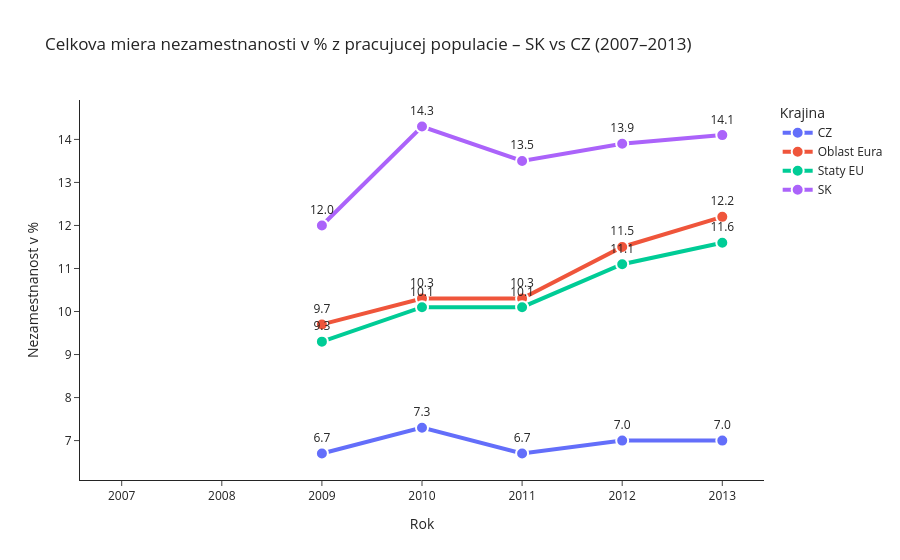

The code cell stored with this chart in its notebook:
### Code cell
###Celkova miera nezamestnanosti 
nezamestnanost_celk = eurostat.get_data_df('une_rt_a')
nezamestnanost_celk = nezamestnanost_celk[(nezamestnanost_celk['geo\\TIME_PERIOD'].isin(['SK', 'CZ','EU27_2020','EA20']) & (nezamestnanost_celk['sex'] == 'T') & (nezamestnanost_celk['unit'] == 'PC_ACT') & (nezamestnanost_celk['age'] == 'Y15-74'))]
nezamestnanost_celk = nezamestnanost_celk[['unit','age','sex', 'geo\\TIME_PERIOD','2007','2008','2009','2010','2011','2012','2013']]
nezamestnanost_celk['geo\\TIME_PERIOD'] = nezamestnanost_celk['geo\\TIME_PERIOD'].replace({ 'EA20': 'Oblast Eura','EU27_2020': 'Staty EU'})

nezamestnanost_celk = nezamestnanost_celk.rename(columns={'geo\\TIME_PERIOD': 'Krajina', 'unit' : 'Jednotka', 'age' : 'Vekova skupina', 'sex' : 'Pohlavie'})
nezamestnanost_celk['Jednotka'] = nezamestnanost_celk['Jednotka'].replace({'PC_ACT': '% z pracujucej populacie'})
nezamestnanost_celk['Pohlavie'] = nezamestnanost_celk['Pohlavie'].replace({'T': 'Vsetky pohlavia'})
nezamestnanost_celk['Vekova skupina'] = nezamestnanost_celk['Vekova skupina'].replace({'Y15-74': '15-74 Rokov'})

display(nezamestnanost_celk.tail(100))

nezamest_total = nezamestnanost_celk.melt(
    id_vars=['Krajina'],
    value_vars=['2007','2008','2009','2010','2011','2012','2013'],
    var_name='Year',
    value_name='Nezamestnanost_celkova')

fig = px.line(
    nezamest_total,
    x='Year',
    y='Nezamestnanost_celkova',
    color='Krajina',
    markers=True,
    text='Nezamestnanost_celkova',
    title='Celkova miera nezamestnanosti v % z pracujucej populacie – SK vs CZ (2007–2013)',
    labels={'Nezamestnanost_celkova': 'Nezamestnanost v %', 'Year': 'Rok'}
)

fig.for_each_trace(lambda t: t.update(
    mode='lines+markers+text',
    line=dict(width=4),
    marker=dict(size=12, line=dict(width=2, color='white')),
    textposition='top center',
    texttemplate='%{text:.1f}'  # 1 decimal
))

fig.update_layout(template='simple_white', hovermode=False)
fig.show()

file_name = f'./Nezamestnanost/nezamestnanost_celk_{today}.csv'
nezamestnanost_celk.to_csv(os.getcwd() + r'.\Nezamestnanost\nezamestnanost_celk_{}.csv'.format(today),index=True, header=True, encoding="utf-8-sig")

### Figure 1 — Plotly figure (JSON) as saved in the notebook; plotly's stock layout.template omitted (floating-point values rounded to 4 significant figures)
{"data": [{"hovertemplate": "Krajina=CZ<br>Rok=%{x}<br>Nezamestnanost v %=%{text}<extra></extra>", "legendgroup": "CZ", "line": {"color": "#636efa", "dash": "solid", "width": 4}, "marker": {"line": {"color": "white", "width": 2}, "size": 12, "symbol": "circle"}, "mode": "lines+markers+text", "name": "CZ", "orientation": "v", "showlegend": true, "text": [NaN, NaN, 6.7, 7.3, 6.7, 7.0, 7.0], "textposition": "top center", "texttemplate": "%{text:.1f}", "type": "scatter", "x": ["2007", "2008", "2009", "2010", "2011", "2012", "2013"], "xaxis": "x", "y": [NaN, NaN, 6.7, 7.3, 6.7, 7.0, 7.0], "yaxis": "y"}, {"hovertemplate": "Krajina=Oblast Eura<br>Rok=%{x}<br>Nezamestnanost v %=%{text}<extra></extra>", "legendgroup": "Oblast Eura", "line": {"color": "#EF553B", "dash": "solid", "width": 4}, "marker": {"line": {"color": "white", "width": 2}, "size": 12, "symbol": "circle"}, "mode": "lines+markers+text", "name": "Oblast Eura", "orientation": "v", "showlegend": true, "text": [NaN, NaN, 9.7, 10.3, 10.3, 11.5, 12.2], "textposition": "top center", "texttemplate": "%{text:.1f}", "type": "scatter", "x": ["2007", "2008", "2009", "2010", "2011", "2012", "2013"], "xaxis": "x", "y": [NaN, NaN, 9.7, 10.3, 10.3, 11.5, 12.2], "yaxis": "y"}, {"hovertemplate": "Krajina=Staty EU<br>Rok=%{x}<br>Nezamestnanost v %=%{text}<extra></extra>", "legendgroup": "Staty EU", "line": {"color": "#00cc96", "dash": "solid", "width": 4}, "marker": {"line": {"color": "white", "width": 2}, "size": 12, "symbol": "circle"}, "mode": "lines+markers+text", "name": "Staty EU", "orientation": "v", "showlegend": true, "text": [NaN, NaN, 9.3, 10.1, 10.1, 11.1, 11.6], "textposition": "top center", "texttemplate": "%{text:.1f}", "type": "scatter", "x": ["2007", "2008", "2009", "2010", "2011", "2012", "2013"], "xaxis": "x", "y": [NaN, NaN, 9.3, 10.1, 10.1, 11.1, 11.6], "yaxis": "y"}, {"hovertemplate": "Krajina=SK<br>Rok=%{x}<br>Nezamestnanost v %=%{text}<extra></extra>", "legendgroup": "SK", "line": {"color": "#ab63fa", "dash": "solid", "width": 4}, "marker": {"line": {"color": "white", "width": 2}, "size": 12, "symbol": "circle"}, "mode": "lines+markers+text", "name": "SK", "orientation": "v", "showlegend": true, "text": [NaN, NaN, 12.0, 14.3, 13.5, 13.9, 14.1], "textposition": "top center", "texttemplate": "%{text:.1f}", "type": "scatter", "x": ["2007", "2008", "2009", "2010", "2011", "2012", "2013"], "xaxis": "x", "y": [NaN, NaN, 12.0, 14.3, 13.5, 13.9, 14.1], "yaxis": "y"}], "layout": {"hovermode": false, "legend": {"title": {"text": "Krajina"}, "tracegroupgap": 0}, "title": {"text": "Celkova miera nezamestnanosti v % z pracujucej populacie – SK vs CZ (2007–2013)"}, "xaxis": {"anchor": "y", "domain": [0, 1], "title": {"text": "Rok"}}, "yaxis": {"anchor": "x", "domain": [0, 1], "title": {"text": "Nezamestnanost v %"}}}}
